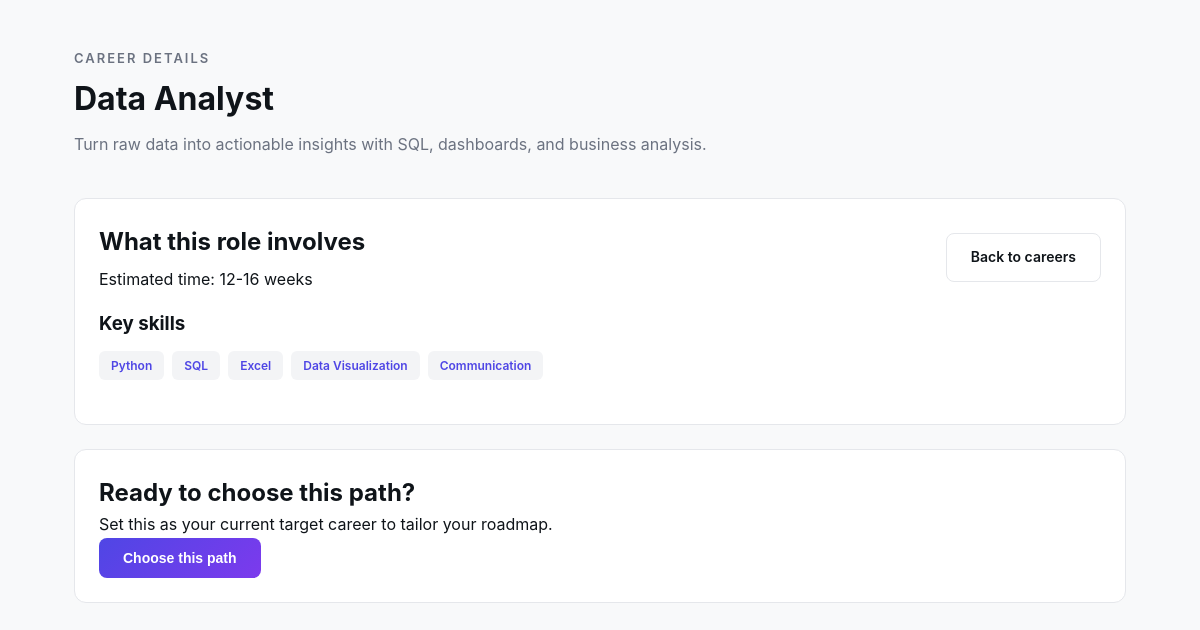
The page /careers/2/ on the database its author committed.
### careers/models.py (models this page shows, shortened)
class Career(models.Model):
    title           = models.CharField(max_length=150, unique=True)
    description     = models.TextField()
    required_skills = models.ManyToManyField(Skill, through='CareerSkill', related_name='careers')
    estimated_time  = models.CharField(max_length=50, default='6 Months')

### skills/models.py (models this page shows, shortened)
class Skill(models.Model):
    name = models.CharField(max_length=100, unique=True)
    category = models.CharField(max_length=100, blank=True, null=True) # Technical, Soft Skill

### careers/views.py (the view)
# urls.py: path('<int:career_id>/', views.career_detail, name='detail'),
def career_detail(request, career_id):
    career = get_object_or_404(Career.objects.prefetch_related('required_skills'), id=career_id)
    return render(request, 'careers/career_detail.html', {'career': career})

### careers/templates/careers/career_detail.html (shortened to what this page needs)
{% extends 'dashboard/base.html' %}
{% block content %}
<div class="container">
    <div class="page-header">
        <div class="page-eyebrow">Career details</div>
        <h1 class="page-title">{{ career.title }}</h1>
        <p class="page-subtitle">{{ career.description }}</p>
    </div>
    <div class="card" style="padding: 24px; margin-bottom: 24px;">
        <div class="flex-between" style="margin-bottom: 16px;">
            <div>
                <h2 style="margin: 0;">What this role involves</h2>
                <p class="text-muted" style="margin: 6px 0 0;">Estimated time: {{ career.estimated_time }}</p>
            </div>
            <a href="{% url 'careers:list' %}" class="btn-secondary">Back to careers</a>
        </div>
        {% if career.required_skills.all %}
        <h3 style="margin-bottom: 12px;">Key skills</h3>
        <div class="skill-tags">
            {% for skill in career.required_skills.all %}
            <span class="skill-tag">{{ skill.name }}</span>
            {% endfor %}
        </div>
        {% else %}
        <p class="text-muted">No skills have been attached to this career yet.</p>
        {% endif %}
    </div>
    <div class="card" style="padding: 24px;">
        <h2 style="margin-top: 0;">Ready to choose this path?</h2>
        <p class="text-muted">Set this as your current target career to tailor your roadmap.</p>
        <form method="post" action="{% url 'careers:choose' career.id %}">
            <button type="submit" class="btn-primary">Choose this path</button>
        </form>
    </div>
</div>
{% endblock %}

### dashboard/static/css/style.css (style rules this page uses)
:root { --primary: #4F46E5; --primary-dark: #4338CA; --secondary: #7C3AED; --gradient: linear-gradient(135deg, #4F46E5 0%, #7C3AED 100%); --bg: #F8F9FA; --surface: #FFFFFF; --border: #E5E7EB; --text: #0F1419; --text-muted: #6B7280; --success: #10B981; --success-bg: #E8F5E9; --warning: #F59E0B; --warning-bg: #FFF3E0; --radius: 8px; --radius-lg: 12px; --shadow: 0 4px 12px rgba(0, 0, 0, 0.08); --shadow-lg: 0 12px 32px rgba(0, 0, 0, 0.1); }
* { margin: 0; padding: 0; box-sizing: border-box; }
body { font-family: -apple-system, BlinkMacSystemFont, 'Segoe UI', Roboto, sans-serif; background: var(--bg); color: var(--text); line-height: 1.6; }
a { text-decoration: none; color: inherit; }
.btn, .btn-primary, .btn-secondary, .btn-ghost { display: inline-block; padding: 12px 24px; border-radius: var(--radius); font-size: 14px; font-weight: 600; cursor: pointer; border: none; transition: all 0.2s; text-align: center; }
.btn-primary { background: var(--gradient); color: white; }
.btn-secondary { background: var(--surface); border: 1px solid var(--border); color: var(--text); }
.container { max-width: 1100px; margin: 0 auto; padding: 48px 24px; }
.page-header { margin-bottom: 40px; }
.page-title { font-size: 32px; font-weight: 700; margin-bottom: 8px; }
.page-subtitle { font-size: 16px; color: var(--text-muted); }
.card { background: var(--surface); border: 1px solid var(--border); border-radius: var(--radius-lg); padding: 24px; }
.skill-tags { display: flex; flex-wrap: wrap; gap: 8px; margin-bottom: 20px; }
.skill-tag { background: #F3F4F6; color: var(--primary); padding: 5px 12px; border-radius: 6px; font-size: 12px; font-weight: 600; }
.flex-between { display: flex; justify-content: space-between; align-items: center; }
.page-eyebrow { font-size: 13px; color: var(--text-muted); text-transform: uppercase; letter-spacing: 2px; margin-bottom: 4px; font-weight: 600; }

### rows shown on the page
Career: title "Data Analyst", description "Turn raw data into actionable insights with SQL, dashboards, and business analysis.", estimated_time "12-16 weeks"
Skill: name "Python"
Skill: name "SQL"
Skill: name "Excel"
Skill: name "Data Visualization"
Skill: name "Communication"
